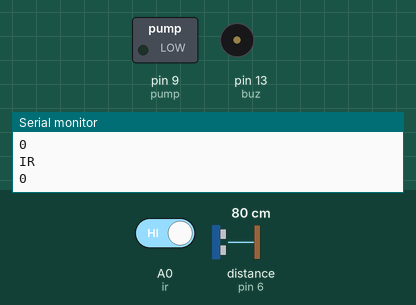
This sketch was run on a simulated Arduino Uno, built with avr-gcc and run on an emulated ATmega328P. On the bench: switched loads named in the sketch (green lamp = pin HIGH), buzzer (waves = sounding, pin HIGH), the last lines printed to the serial monitor. Wiring (inferred from the names in the program): ultrasonic range finder: trigger pin 7; echo pin 6. The inputs (shaded band) are chosen by the test bench; at power-on: distance to the obstacle (sensor on pin 6) 80 cm, A0 (ir) HIGH. The echo pulse lasts 58.3 µs per cm; pins used as bus, display or sensor lines are not drawn.

Above: at 1.3 s.
1.4 s: distance to the obstacle (sensor on pin 6) set to 13 cm
3.2 s: distance to the obstacle (sensor on pin 6) set to 10 cm
At 5.2 s:
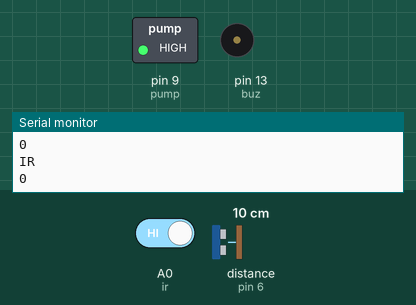
5.5 s: distance to the obstacle (sensor on pin 6) set to 18 cm
8.5 s: A0 (ir) driven LOW
At 10.3 s:
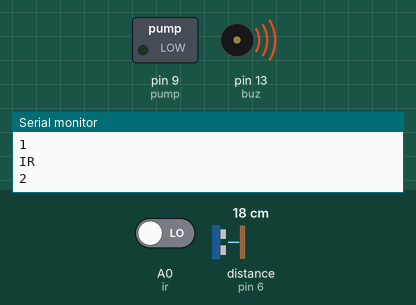
Timing chart, 0 to 11.5 s (numbered marks = the images above; inputs shaded):
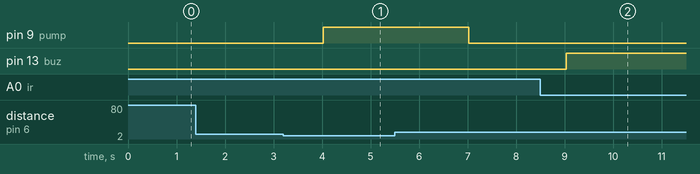

The sketch:

dispenser2.ino
```cpp
#define trig 7 //trigger pin of ultrasonic sensor
#define echo 6 //Echo pin of ultrasonic sensor
#define ir A0 // Output pin of IR sensor
#define buz 13 // For Buzzer
#define pump 9 //pump


int count1 =0; // counting number of persons by ultrasonic sensor
int count2=0; // counting number of persons by IR sensor sensor

void setup()
{
Serial.begin(9600);
pinMode(trig,OUTPUT);
pinMode(echo,INPUT);
digitalWrite(trig,LOW);
delayMicroseconds(2);
pinMode(buz,OUTPUT);
pinMode(ir,INPUT);
pinMode(pump,OUTPUT);
while (!Serial);
Serial.begin(9600);
}

void loop()
{

digitalWrite(trig,HIGH);
delayMicroseconds(10);
digitalWrite(trig,LOW);

int t = pulseIn(echo,HIGH);

int d = (0.000001)*(34300*t)/2; // d is the distance calculated by ultrasonic sensor
delay(500);

if(d<=10)
{
  count1=count1+1;
digitalWrite(pump,HIGH);
delay(3000);
digitalWrite(pump,LOW);
delay(1000);
digitalWrite(pump,LOW);

}
if (d>10)
{
digitalWrite(pump,LOW);
}

Serial.println("US");
Serial.println(count1);
if(digitalRead(ir) == LOW)
{
count2=count2+1;
}
Serial.println("IR");
Serial.println(count2);

if(count2 > count1)
{

digitalWrite(buz,HIGH);
delay(5000);
digitalWrite(buz,LOW);

}
}
```

Measured:
- the behaviour switches between 12 and 11 cm on distance to the obstacle (sensor on pin 6) (found by bisection; images 0 and 1)
- after the input at 3.2 s, pin 9 (pump): LOW → HIGH after 0.82 s
- after the input at 8.5 s, pin 13 (buz): LOW → HIGH after 0.53 s
